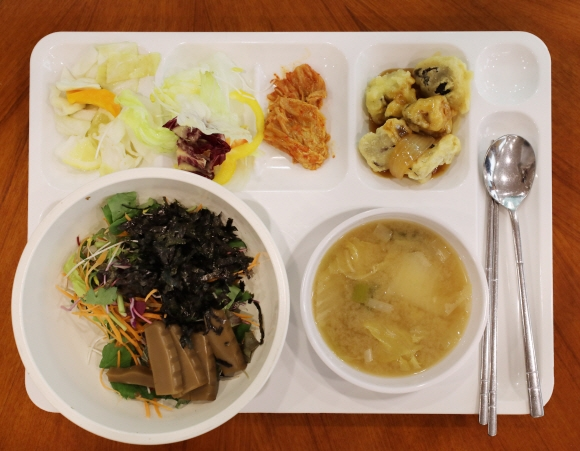
#> input picture images/soup2.jpeg, 580 x 451 px, found by its file name
$ python blacken_outside_bbox.py
#> lines starting #> are read from the running program, lines starting #| are printed output that depends on the picture
import cv2
import numpy as np


def blacken_outside_bbox(image_path, xywh, margin_ratio=0.08, output_path=None):
    """
    이미지에서 지정된 바운딩 박스 외부와 안쪽 일부를 검정색으로 채색.

    :param image_path: 입력 이미지 파일 경로
    :param xywh: 바운딩 박스 좌표 [center_x, center_y, width, height]
    :param margin_ratio: 바운딩 박스 크기에 대한 마진 비율 (기본값: 0.08, 즉 8%)
    :param output_path: 출력 이미지 저장 경로 (기본값: None, 지정하지 않으면 화면에 표시만 함)
    """
#> called with image_path = 'soup2.jpeg', margin_ratio = 0.08, output_path = './testimageresult.jpeg'
    # 이미지 로드
    img = cv2.imread(image_path)
#> img is the input picture: shape (451, 580, 3); mean B, G, R 105.2, 136.4, 167.2
    if img is None:  # 잘못된 경로
        raise ValueError(f"이미지를 불러올 수 없습니다: {image_path}")

    # xywh를 [x, y, w, h] 형식으로 변환
    center_x, center_y, width, height = xywh
    x = int(center_x - width / 2)
    y = int(center_y - height / 2)
    w = int(width)
    h = int(height)

    # 마진 계산 (바운딩 박스 크기의 margin_ratio*100%(기본값:1%)로 설정)
    margin_w = int(w * margin_ratio)
    margin_h = int(h * margin_ratio)

    # 바운딩 박스 좌표 조정
    x += margin_w
    y += margin_h
    w -= 2 * margin_w
    h -= 2 * margin_h

    # 이미지 크기 내에서 바운딩 박스 좌표 조정
    x = max(0, x)
    y = max(0, y)
    w = max(1, min(img.shape[1] - x, w))  # 최소 너비를 1로 설정
#> w = 455
    h = max(1, min(img.shape[0] - y, h))  # 최소 높이를 1로 설정
#> h = 326

    # 마스크 생성
    mask = np.zeros(img.shape[:2], dtype=np.uint8)
    mask[y:y + h, x:x + w] = 255

    # 마스크를 이용하여 바운딩 박스 외부를 검정색으로 채색
    result = img.copy()
    result[mask == 0] = [0, 0, 0]
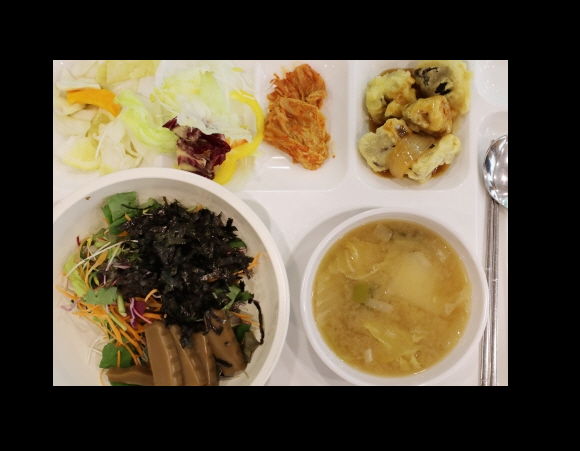
#> result: shape (451, 580, 3); mean B, G, R 63.2, 83.9, 96.2

    # 결과 저장 또는 표시
    if output_path:
        cv2.imwrite(output_path, result)
        print(f"처리된 이미지가 저장되었습니다: {output_path}")
    else:
        cv2.imshow("Result", result)
        cv2.waitKey(0)
        cv2.destroyAllWindows()

    return result


if __name__ == "__main__":
    image_path = "soup2.jpeg"  # 이미지 경로

    # TODO: predict bbox의 xywh값 자동 입력 구현하기
    xywh = [280.8320, 223.6365, 541.6607, 388.0640]  # [center_x, center_y, width, height]
    output_path = "./testimageresult.jpeg"  # 이미지 저장 결과

    blacken_outside_bbox(image_path, xywh, margin_ratio=0.08, output_path=output_path)
